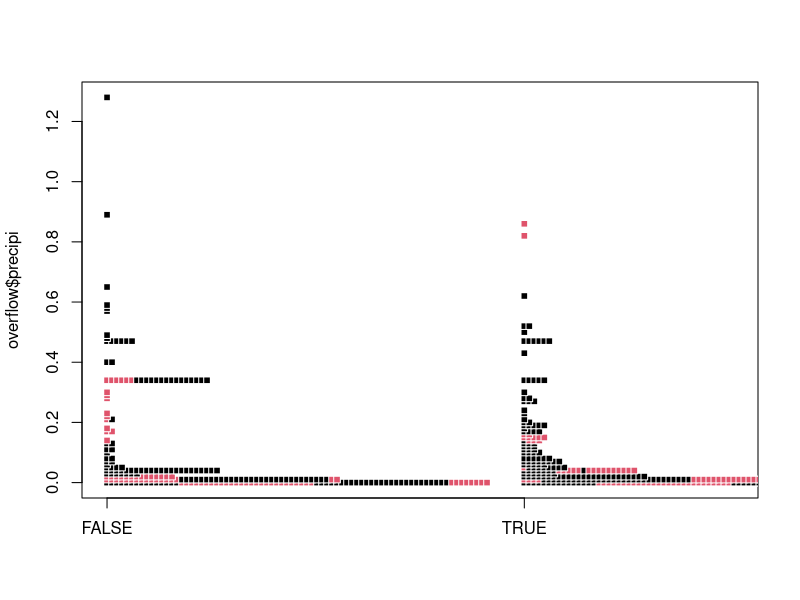
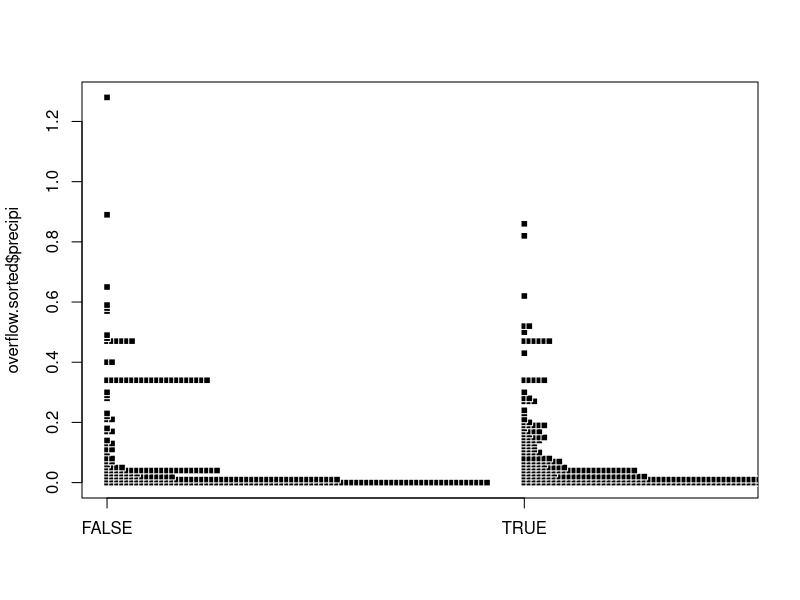
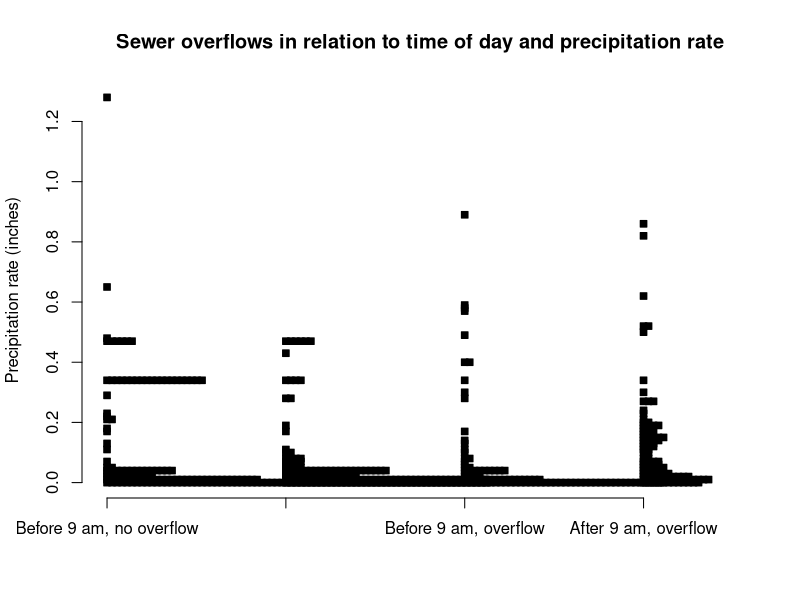
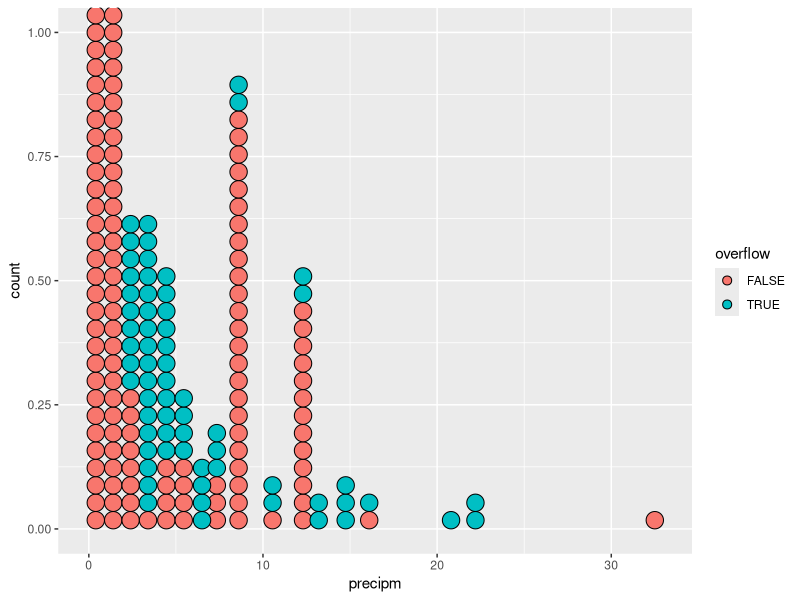
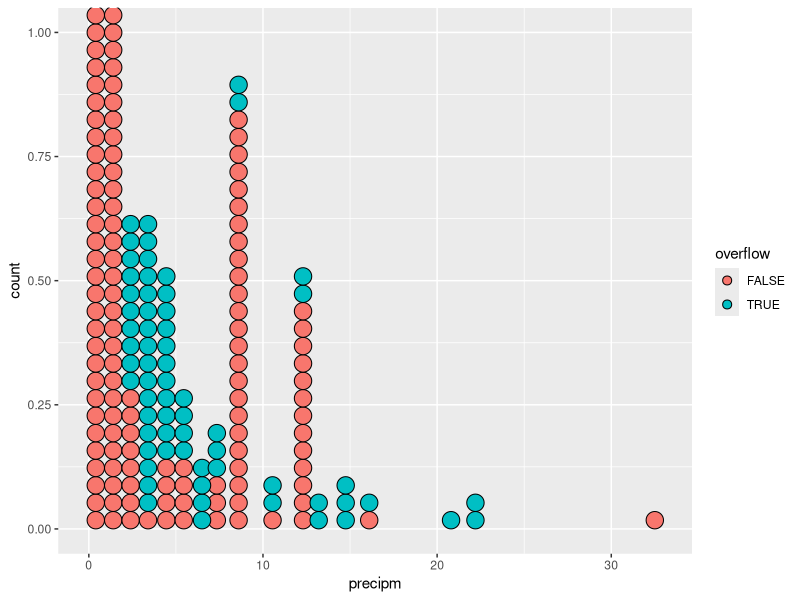
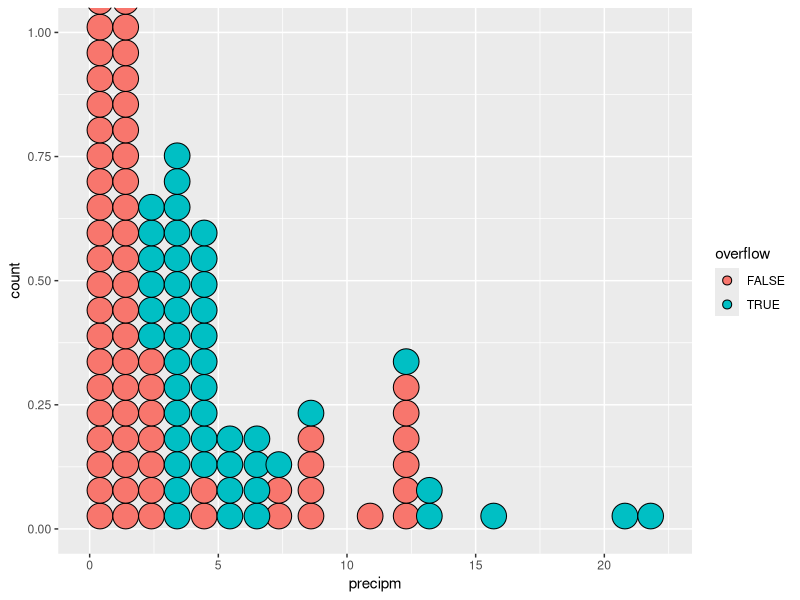
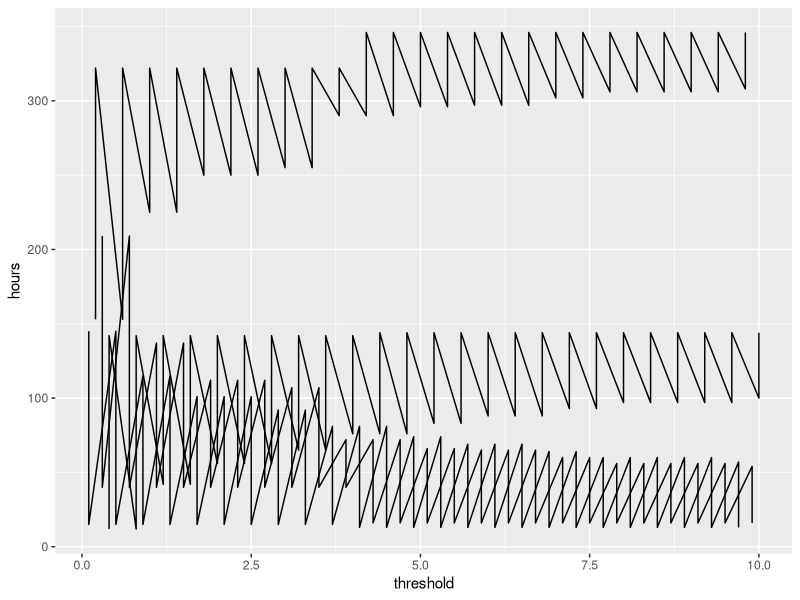

Generate these figures, in order, with R:
#!/usr/bin/env Rscript

library(ggplot2)
library(plyr)

o <- read.csv('api/overflow_dates.csv')
o$datetime <- strptime(o$start_date, format = '%m/%d/%Y') + 3600 * o$hour
o$hour <- NULL
o$start_date <- NULL
o$after.9.am <- as.numeric(strftime(o$datetime, '%H')) > 9
o$overflow <- o$overflow == 'yes'


precip <- read.csv('munge-tom/precip.csv')
overflow <- join(o, precip)

model <- glm(overflow ~ after.9.am * precipm, data = overflow, family = binomial)
summary(model)
print('This model suggests that overflows only only occur after 9 am.')

set.seed(234234)
training.cutoff <- round(nrow(overflow) * 3 / 4)
i <- sample(nrow(overflow))
overflow.training <- overflow[i[1:(training.cutoff - 1)],]
overflow.test <- overflow[i[training.cutoff:nrow(overflow)],]
model.training <- glm(overflow ~ after.9.am * precipm, data = overflow.training, family = binomial)

# When the Y value is zero, the likelihoods of overflowing and of not
# overflowing are the same.
table(overflow.test$overflow, round(predict(model.training, overflow.test, type = 'response'))) 
table(overflow.test$overflow, (predict(model.training, overflow.test) > 0))
print('The model is decent.')

# What's a good threshold?
print('This is a good threshold for precipitation rate. Pay attention to the units.')
print(- (coef(model.training)[1] + coef(model.training)[2]) / coef(model.training)[4])
table(overflow$precipi > 0.2, overflow$overflow, dnn = c('Precip over threshold', 'Sewer overflow'))

thresholds <- (1:100)/10
threshold.performance <- adply(thresholds, 1, function(threshold){
  results <- c(
    correctly_report = nrow(subset(overflow, precipm > threshold & overflow)),
    correctly_avoid_reporting = nrow(subset(overflow, precipm <= threshold & !overflow)),
    accidental_report = nrow(subset(overflow, precipm > threshold & !overflow)),
    missed_report = nrow(subset(overflow, precipm <= threshold & overflow))
  )
  data.frame(
    result = names(results),
    hours = results
  )
})
colnames(threshold.performance)[1] <- 'threshold'
threshold.performance$threshold <- thresholds

p0 <- ggplot(overflow) + aes(x = precipm, color = overflow) + geom_histogram() + facet_grid(after.9.am ~ .)

p1 <- ggplot(subset(overflow, after.9.am)) +
  aes(x = precipm, color = overflow) + geom_histogram()

p2 <- ggplot(subset(overflow, !after.9.am)) +
  scale_y_reverse() +
  aes(x = precipm, color = overflow) + geom_histogram()

p3 <- ggplot(overflow) + aes(x = precipm, fill = overflow) +
  geom_dotplot(binwidth = 1, stackgroups = T, binpositions = 'all')

p4 <- ggplot(threshold.performance) + aes(x = threshold, y = hours, group = result) + geom_line()

p5 <- ggplot(subset(overflow, after.9.am)) + aes(x = precipm, fill = overflow) +
  geom_dotplot(binwidth = 1, stackgroups = T, binpositions = 'all')

# Change '0' to something else based on that other model I ran
# threshold.performance$precipm.adj <- threshold.performance$precipm + 0 * threshold.performance$after.9.am

pdf('figures/threshold.identification.pdf', width = 16, height = 9)
print(p3)
dev.off()

png('figures/threshold.identification.png', width = 1600, height = 900)
print(p3)
dev.off()

# This one's awesome!
png('figures/threshold.identification-after.9.am.png', width = 1600, height = 900)
print(p5)
dev.off()

png('figures/threshold.performance.png', width = 1600, height = 900)
print(p4)
dev.off()

overflow.sorted <- overflow[order(overflow$overflow),]
stripchart(overflow$precipi ~ overflow$after.9.am, method='stack', pch = 22, bg = overflow$overflow + 1, vertical = T, col = 0)
stripchart(overflow.sorted$precipi ~ overflow.sorted$after.9.am, method='stack', pch = 22, bg = overflow.sorted$overflow + 1, vertical = T, col = 0)
stripchart(overflow.sorted$precipi ~ overflow.sorted$after.9.am + overflow.sorted$overflow,
  method='stack', pch = 22, bg = 1, vertical = T,
  main = 'Sewer overflows in relation to time of day and precipitation rate',
  ylab = 'Precipitation rate (inches)',
  xlab = '', axes = F)
axis(2)
axis(1, at = 1:4, labels = c('Before 9 am, no overflow', 'After 9 am, no overflow', 'Before 9 am, overflow', 'After 9 am, overflow'))
